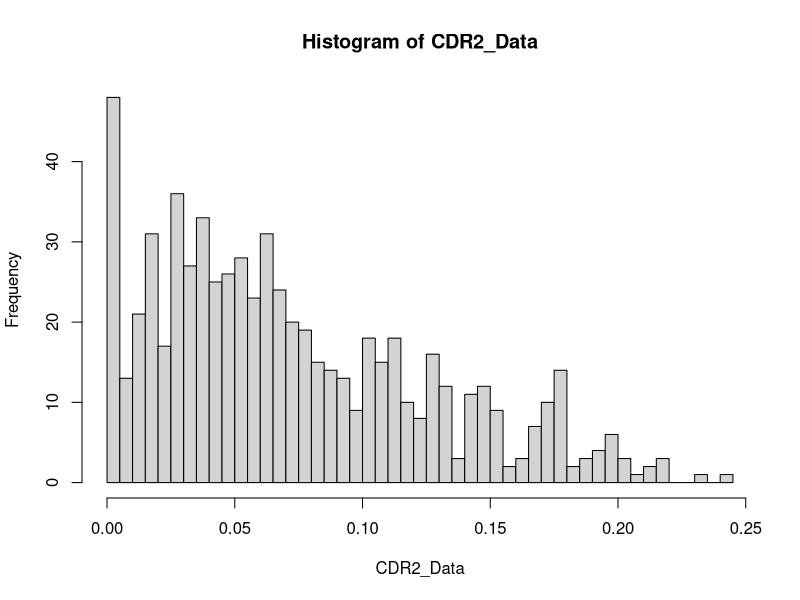
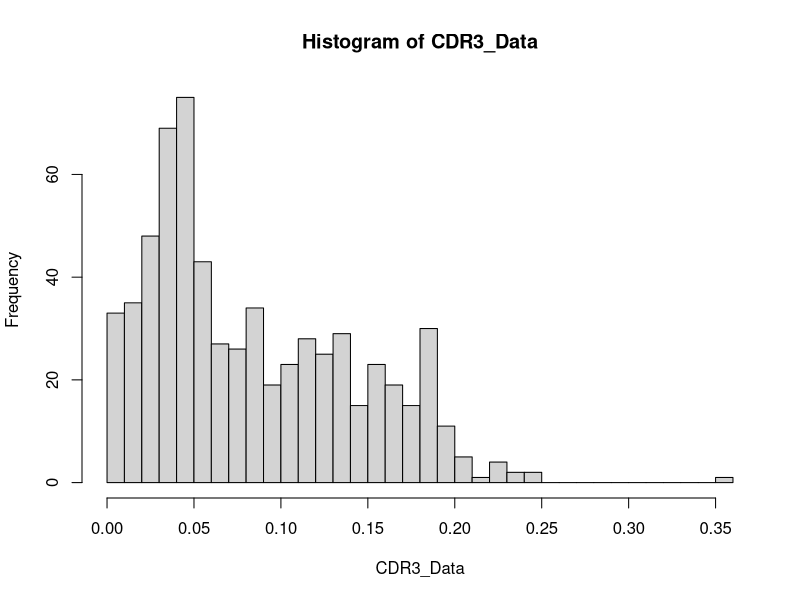
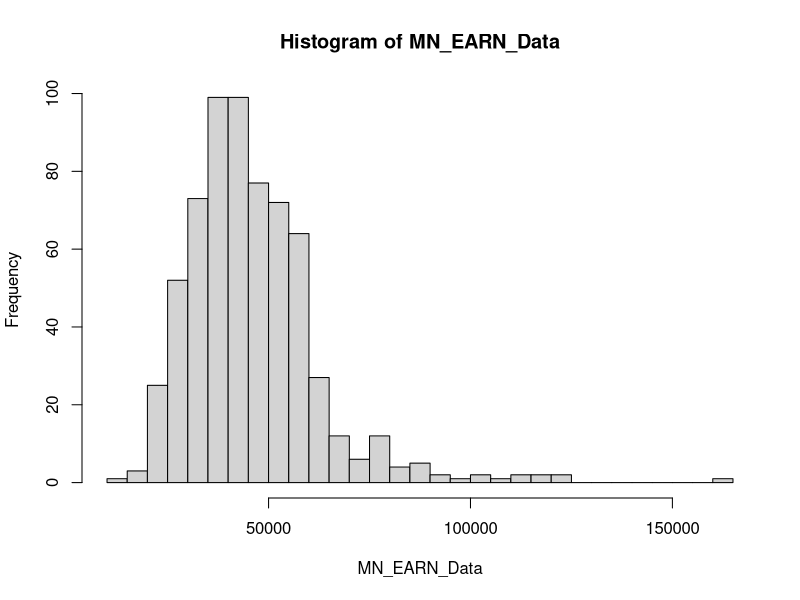
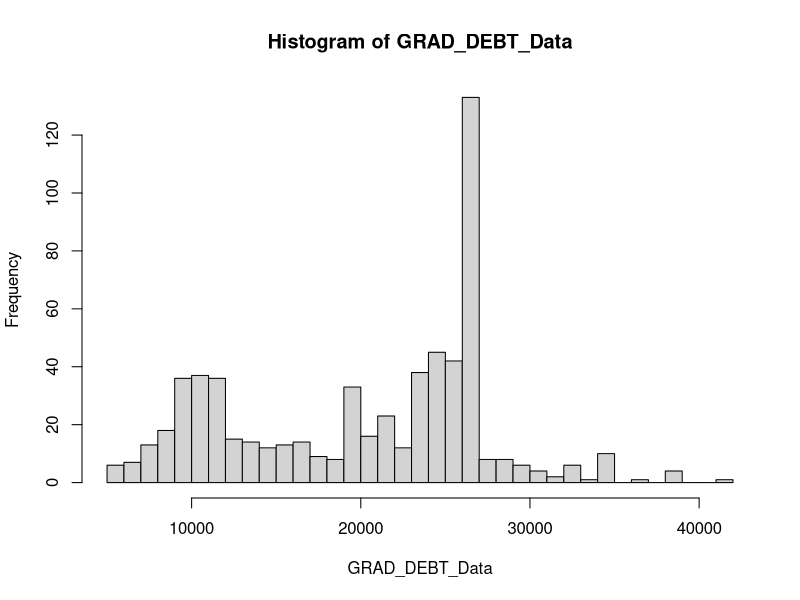
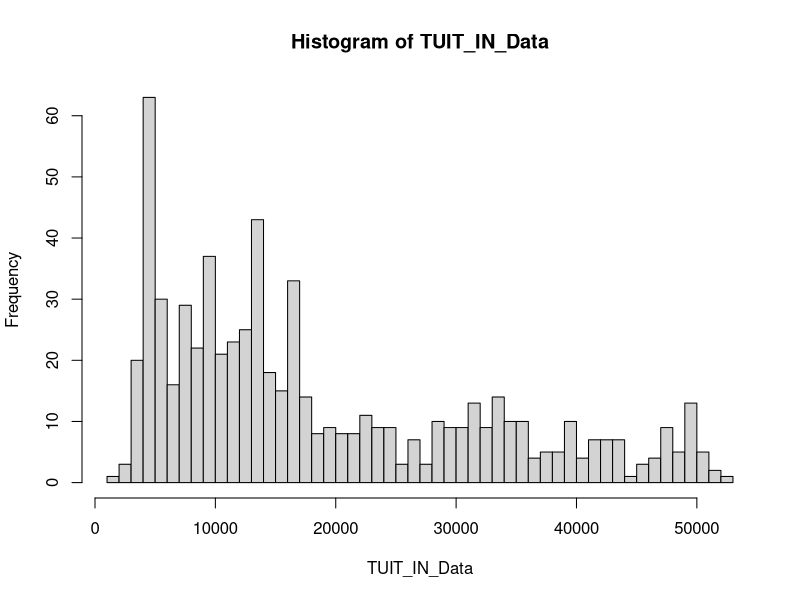
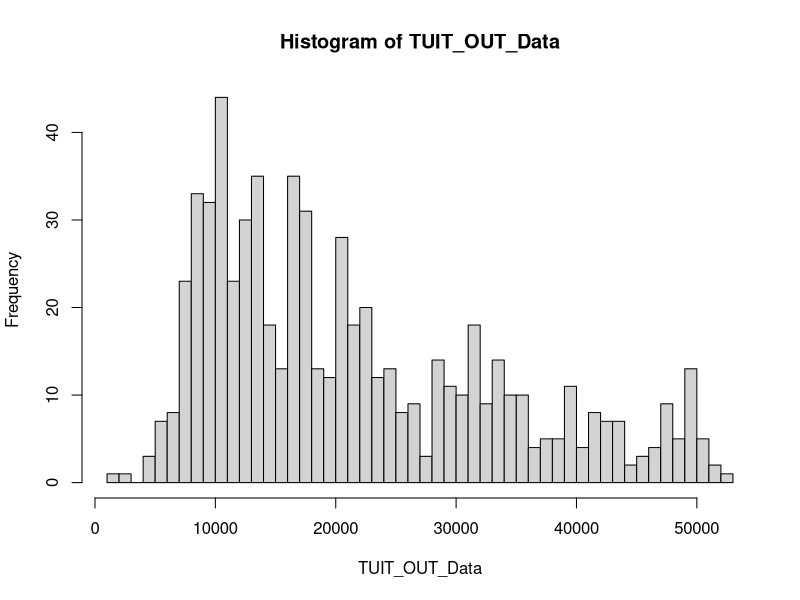
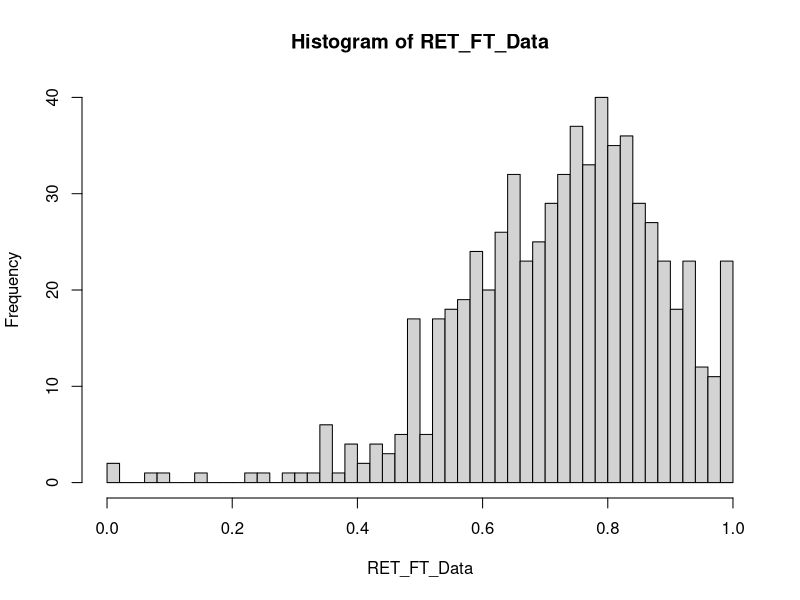
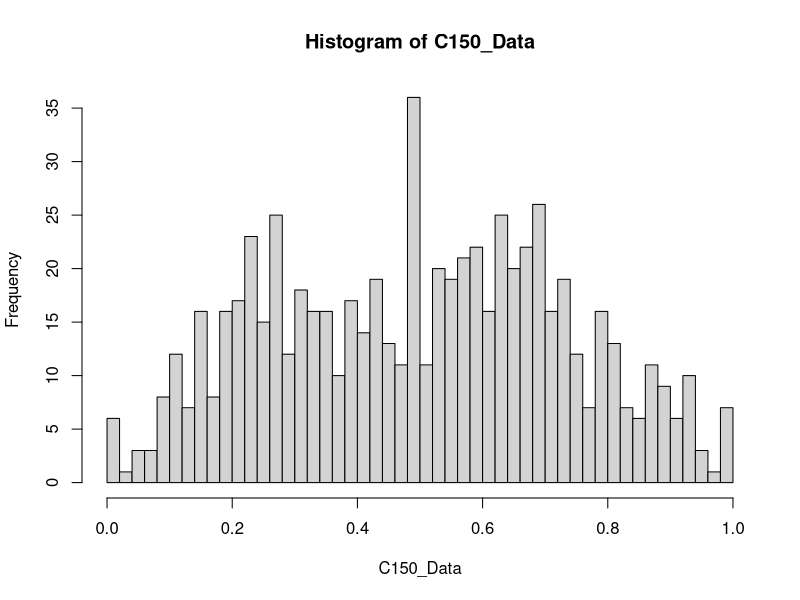

Source code (R) for these figures, in order:
# Use getwd() to find the R working directory
# Copy College_ScoreCard_Raw_Date_v5.csv into the working directory
# Read and view the College Scorecard raw data of colleges within Mid East Region and Virginia
CollegeScoreCard<-read.csv("College_ScoreCard_Raw_Data_v5.csv",header = TRUE);
View(CollegeScoreCard);

#Create manageable data subset of the columns that will be used to form our two "SuperScores".

# "Financial Stability" SuperScore
#(CDR2) 2 year default rate, (CDR3) 3 year default rate, 
#(MN_EARN_WNE_P10) average earnings 10 years after graduating,
#(GRAD_DEBT_MDN_SUPP) Median debt of completers, 
#(TUITIONFEE_IN) in state tuition costs, 
#(TUITIONFEE_OUT) Out-of-state tuition costs

# "Academic Student Success" SuperScore
#(RET_FT_COMBINE, which is a combination of RET_FT4, RET_FTL4) First-time, full-time student retention rate,
#(C150_COMBINE, which is a combination of C150_4, C150_L4) Completion rate for first-time, full-time students, 
#(PFTFAC) Proportion of faculty that is full-time,
#(RET_COMBINE, which is a combination of RET_PT4, RET_PTL4) First-time, part-time student retention rate,
#(WDRAW_ORIG_YR3_RT) Percent withdrawn from original institution within 3 years

SuperScoreData <- CollegeScoreCard[c(1,15,19,13,25,101,102,107,111,132,135,138,139,151,159,165)];

#The idea will be to find the mean and median for each variable.
#Then, we can find how many standard deviations each school is above/below the mean, in order to assign "SuperScore" points
#These points are added together to form the "SuperScore", which is a way to compare institution against each other in those categories.

#Find mean, standard deviation, and plot a histogram for CDR2
CDR2_Data <- as.numeric(as.character(SuperScoreData$CDR2));
CDR2_Mean <- mean(CDR2_Data, na.rm=TRUE);
CDR2_SD <- sd(CDR2_Data, na.rm=TRUE);
hist(CDR2_Data, breaks=40);

#Find mean, standard deviation, and plot a histogram for CDR3
CDR3_Data <- as.numeric(as.character(SuperScoreData$CDR3));
CDR3_Mean <- mean(CDR3_Data, na.rm=TRUE);
CDR3_SD <- sd(CDR3_Data, na.rm=TRUE);
hist(CDR3_Data, breaks=40);

#Find mean, standard deviation, and plot a histogram for MN_EARN_WNE_P10
MN_EARN_Data <- as.numeric(as.character(SuperScoreData$MN_EARN_WNE_P10));
MN_EARN_Mean <- mean(MN_EARN_Data, na.rm=TRUE);
MN_EARN_SD <- sd(MN_EARN_Data, na.rm=TRUE);
hist(MN_EARN_Data, breaks=40);

#Find mean, standard deviation, and plot a histogram for GRAD_DEBT_MDN_SUPP
GRAD_DEBT_Data <- as.numeric(as.character(SuperScoreData$GRAD_DEBT_MDN_SUPP));
GRAD_DEBT_Mean <- mean(GRAD_DEBT_Data, na.rm=TRUE);
GRAD_DEBT_SD <- sd(GRAD_DEBT_Data, na.rm=TRUE);
hist(GRAD_DEBT_Data, breaks=40);

#Find mean, standard deviation, and plot a histogram for TUITIONFEE_IN
TUIT_IN_Data <- as.numeric(as.character(SuperScoreData$TUITIONFEE_IN));
TUIT_IN_Mean <- mean(TUIT_IN_Data, na.rm=TRUE);
TUIT_IN_SD <- sd(TUIT_IN_Data, na.rm=TRUE);
hist(TUIT_IN_Data, breaks=40);

#Find mean, standard deviation, and plot a histogram for TUITIONFEE_OUT
TUIT_OUT_Data <- as.numeric(as.character(SuperScoreData$TUITIONFEE_OUT));
TUIT_OUT_Mean <- mean(TUIT_OUT_Data, na.rm=TRUE);
TUIT_OUT_SD <- sd(TUIT_OUT_Data, na.rm=TRUE);
hist(TUIT_OUT_Data, breaks=40);

#Find mean, standard deviation, and plot a histogram for RET_FT_COMBINE
RET_FT_Data <- as.numeric(as.character(SuperScoreData$RET_FT_COMBINE));
RET_FT_Mean <- mean(RET_FT_Data, na.rm=TRUE);
RET_FT_SD <- sd(RET_FT_Data, na.rm=TRUE);
hist(RET_FT_Data, breaks=40);

#Find mean, standard deviation, and plot a histogram for C150_COMBINE
C150_Data <- as.numeric(as.character(SuperScoreData$C150_COMBINE));
C150_Mean <- mean(C150_Data, na.rm=TRUE);
C150_SD <- sd(C150_Data, na.rm=TRUE);
hist(C150_Data, breaks=40);

#Find mean, standard deviation, and plot a histogram for PFTFAC
PFTFAC_Data <- as.numeric(as.character(SuperScoreData$PFTFAC));
PFTFAC_Mean <- mean(PFTFAC_Data, na.rm=TRUE);
PFTFAC_SD <- sd(PFTFAC_Data, na.rm=TRUE);
hist(PFTFAC_Data, breaks=40);

#Find mean, standard deviation, and plot a histogram for RET_COMBINE
RET_Data <- as.numeric(as.character(SuperScoreData$RET_COMBINE));
RET_Mean <- mean(RET_Data, na.rm=TRUE);
RET_SD <- sd(RET_Data, na.rm=TRUE);
hist(RET_Data, breaks=40);

#Find mean, standard deviation, and plot a histogram for WDRAW_ORIG_YR3_RT
WDRAW_Data <- as.numeric(as.character(SuperScoreData$WDRAW_ORIG_YR3_RT));
WDRAW_Mean <- mean(WDRAW_Data, na.rm=TRUE);
WDRAW_SD <- sd(WDRAW_Data, na.rm=TRUE);
hist(WDRAW_Data, breaks=40);


#Next, we will find the Z-Scores for each of the above variables, which will help us add points to form the "SuperScores"
CDR2_Z_Score <- (CDR2_Data - CDR2_Mean)/CDR2_SD;
CDR3_Z_Score <- (CDR3_Data - CDR3_Mean)/CDR3_SD;
MN_EARN_Z_Score <- (MN_EARN_Data - MN_EARN_Mean)/MN_EARN_SD;
GRAD_DEBT_Z_Score <- (GRAD_DEBT_Data - GRAD_DEBT_Mean)/GRAD_DEBT_SD;
TUIT_IN_Z_Score <- (TUIT_IN_Data - TUIT_IN_Mean)/TUIT_IN_SD;
TUIT_OUT_Z_Score <- (TUIT_OUT_Data - TUIT_OUT_Mean)/TUIT_OUT_SD;
RET_FT_Z_Score <- (RET_FT_Data - RET_FT_Mean)/RET_FT_SD;
C150_Z_Score <- (C150_Data - C150_Mean)/C150_SD;
PFTFAC_Z_Score <- (PFTFAC_Data - PFTFAC_Mean)/PFTFAC_SD;
RET_Z_Score <- (RET_Data - RET_Mean)/RET_SD;
WDRAW_Z_Score <- (WDRAW_Data - WDRAW_Mean)/WDRAW_SD;

#To be continued to find the "SuperScore" values......


#While we try to figure out that portion of the code, we have found other interesting data points relating to our dataset.

#State Distribution of the schools in our dataset
States_Data = SuperScoreData$ST_FIPS_DESC;
States_Data_freq = table(States_Data);
colors = c("red","yellow","green","violet","orange","blue","pink","cyan");
barplot(States_Data_freq, col=colors);

#Barplot the mean of the median debt of graduates by State
barplot(tapply(as.numeric(as.character(SuperScoreData$GRAD_DEBT_MDN_SUPP)), SuperScoreData$ST_FIPS_DESC, mean, na.rm=TRUE),col=colors);

# Frequency distribution of the college sizes in Maryland
mdstate = States_Data == "Maryland";
mddata = SuperScoreData[mdstate,];
mdccsize = mddata$CCSIZE_DESC;
mdccsize.freq = table(mdccsize);
cbind(mdccsize.freq);
pie(mdccsize.freq, col=colors);

# Plot In-state Tuition against Out-Of-State Tuition in Maryland
plot(as.numeric(as.character(mddata$TUITIONFEE_OUT)), as.numeric(as.character(mddata$TUITIONFEE_IN)))


# Plot in-state tuition against median debt of students who graduate in Maryland
plot(as.numeric(as.character(mddata$TUITIONFEE_IN)), as.numeric(as.character(mddata$GRAD_DEBT_MDN_SUPP)))


# plot in-state tuition against mean earning of students who graduate in Maryland
plot(as.numeric(as.character(mddata$TUITIONFEE_IN)), as.numeric(as.character(mddata$MN_EARN_WNE_P10)))










